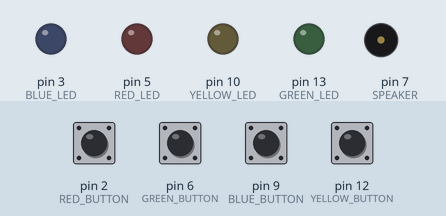
Recording of a sketch running on a simulated Arduino Uno, built with avr-gcc and run on an emulated ATmega328P. Shown: output pins drawn as LEDs (lit = HIGH), buzzer (waves = sounding). The test bench sets the inputs (shaded band); at power-on: pin 2 (RED_BUTTON), pin 6 (GREEN_BUTTON), pin 9 (BLUE_BUTTON), pin 12 (YELLOW_BUTTON) HIGH. Random numbers use the default seed unless the sketch sets one; pins used as bus, display or sensor lines are not drawn. At 5.9 s the program stops and its outputs stay as they are.

Above: at 4.8 s.
4.9 s: pin 2 (RED_BUTTON) pulled LOW for 0.15 s
At 5.7 s:
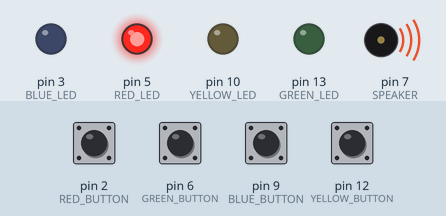
At 7.1 s:
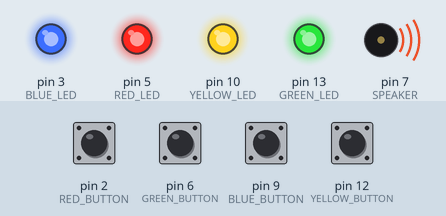
Timing chart, 0 to 7.4 s (numbered marks = the images above; inputs shaded):
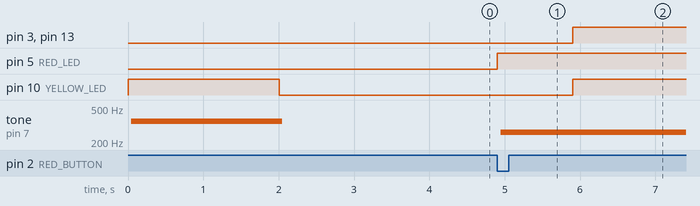

The sketch:

Simon-says.ino
```cpp
#define SPEAKER 7

#define RED_LED 5
#define GREEN_LED 13
#define BLUE_LED 3
#define YELLOW_LED 10

#define RED_BUTTON 2
#define GREEN_BUTTON 6
#define BLUE_BUTTON 9
#define YELLOW_BUTTON 12

int delayInMs = 1000;
int totalLevels = 20;
int timeBetweenLevels = 2000;
int timeBetweenLeds = 50;

void setup() {
  pinMode(SPEAKER, OUTPUT);

  pinMode(RED_LED, OUTPUT);
  pinMode(GREEN_LED, OUTPUT);
  pinMode(BLUE_LED, OUTPUT);
  pinMode(YELLOW_LED, OUTPUT);

  pinMode(RED_BUTTON, INPUT_PULLUP);
  pinMode(GREEN_BUTTON, INPUT_PULLUP);
  pinMode(BLUE_BUTTON, INPUT_PULLUP);
  pinMode(YELLOW_BUTTON, INPUT_PULLUP);
  Serial.begin(9600);
}

void loop() {
  int redLed = RED_LED;
  int greenLed = GREEN_LED;
  int blueLed = BLUE_LED;
  int yellowLed = YELLOW_LED;

  int redButton = RED_BUTTON;
  int greenButton = GREEN_BUTTON;
  int blueButton = BLUE_BUTTON;
  int yellowButton = YELLOW_BUTTON;

  char redTone = 'a';
  char blueTone = 'b';
  char greenTone = 'c';
  char yellowTone = 'd';

  int outputLedPath[totalLevels] = {0, 0, 0, 0, 0, 0, 0, 0, 0, 0, 0, 0, 0, 0, 0, 0, 0, 0, 0, 0};;

  for (int i = 0; i < totalLevels; i++)
  {
    int randLed = genRandomLed();
    outputLedPath[i] = randLed;

    for (int j = 0; j <= i; j++){
      int ledToBlink = outputLedPath[j];
      blinkLedWithNote(ledToBlink, ' ');
      delay(timeBetweenLeds);
    }

    delay(2000);
    int userInputPath[totalLevels] = {0, 0, 0, 0, 0, 0, 0, 0, 0, 0, 0, 0, 0, 0, 0, 0, 0, 0, 0, 0};
    for (int j = 0; j <= i; j++)
    {
      int userInputLed = waitForButtonPress();
      userInputPath[j] = userInputLed;
    }

    int lost = memcmp(outputLedPath, userInputPath, sizeof(outputLedPath));

    if(!lost == 0){
      digitalWrite(redLed, HIGH);
      digitalWrite(greenLed, HIGH);
      digitalWrite(blueLed, HIGH);
      digitalWrite(yellowLed, HIGH);
      while(1);
    }

    delay(timeBetweenLevels);
  }
}

int waitForButtonPress(){
  int redLed = RED_LED;
  int greenLed = GREEN_LED;
  int blueLed = BLUE_LED;
  int yellowLed = YELLOW_LED;

  int redButton = RED_BUTTON;
  int greenButton = GREEN_BUTTON;
  int blueButton = BLUE_BUTTON;
  int yellowButton = YELLOW_BUTTON;

  char redTone = 'a';
  char blueTone = 'b';
  char greenTone = 'c';
  char yellowTone = 'd';

  bool noResponse = true;
  while(noResponse){
    bool redPressed = buttonAction(redLed, redButton, redTone);
    bool greenPressed = buttonAction(greenLed, greenButton, blueTone);
    bool bluePressed = buttonAction(blueLed, blueButton, greenTone);
    bool yellowPressed = buttonAction(yellowLed, yellowButton, yellowTone);

    if (redPressed) return true;
    if (greenPressed) return true;
    if (bluePressed) return true;
    if (yellowPressed) return true;
  }
}

int genRandomLed(){
  int redLed = RED_LED;
  int greenLed = GREEN_LED;
  int blueLed = BLUE_LED;
  int yellowLed = YELLOW_LED;

  char redTone = 'a';
  char blueTone = 'b';
  char greenTone = 'c';
  char yellowTone = 'd';

  int randNum = random(1,5);

  if (randNum == 1){
    blinkLedWithNote(redLed, redTone);
    return redLed;
  }
  if (randNum == 2){
    blinkLedWithNote(blueLed, blueTone);
    return blueLed;
  }
  if (randNum == 3){
    blinkLedWithNote(greenLed, greenTone);
    return greenLed;
  }
  if (randNum == 4){
    blinkLedWithNote(yellowLed, yellowTone);
    return yellowLed;
  }
}

void playTone(int tone, int duration){
  for (long i = 0; i < duration * 1000L; i+= tone*2)
  {
    digitalWrite(SPEAKER, HIGH);
    delayMicroseconds(tone);
    digitalWrite(SPEAKER, LOW);
    delayMicroseconds(tone);
  }
}

void playNote(char note, int duration){
  char names[] = {'a', 'b', 'c', 'd', 'e', 'f', 'g', 'h'};
  int tones[] = {1915, 1700, 1519, 1432, 1275, 1136, 1014, 956};

  for (int i = 0; i < 8; i++)
  {
    if (names[i] == note){
      playTone(tones[i], duration);
    }
  }
}

void blinkLedWithNote(int led, char unusedNote){
  char redTone = 'a';
  char blueTone = 'b';
  char greenTone = 'c';
  char yellowTone = 'd';

  if (!isLed(led)){
    return;
  }

  char note = ' ';
  if (led == RED_LED){
    note = redTone;
  }
  if (led == GREEN_LED){
    note = greenTone;
  }
  if (led == BLUE_LED){
    note = blueTone;
  }
  if (led == YELLOW_LED){
    note = yellowTone;
  }

  digitalWrite(led, HIGH);
  playNote(note, delayInMs);
  digitalWrite(led, LOW);
}

bool buttonAction(int led, int button, char note){
  if (!isButton(button) || !isLed(led)){
    return false;
  }

  bool isButtonOn = true;

  while (isButtonOn){
    int buttonState = digitalRead(button);

    if (buttonState == HIGH){
      isButtonOn = false;
    }
    else{
      blinkLedWithNote(led, note);

      while(true){
        buttonState = digitalRead(button);
        if (buttonState == HIGH){
          return true;
        }
      }
    }
  }
  return false;
}

bool isLed(int led){
  if (led != RED_LED && led != GREEN_LED && led != BLUE_LED && led != YELLOW_LED){
    return false;
  }
  return true;
}

bool isButton(int button){
  if (button != RED_BUTTON && button != GREEN_BUTTON && button != BLUE_BUTTON && button != YELLOW_BUTTON){
    return false;
  }
  return true;
}
```

Measured:
- after the input at 4.9 s, pin 3 (BLUE_LED), pin 10 (YELLOW_LED), pin 13 (GREEN_LED): LOW → HIGH after 1.0 s; pin 5 (RED_LED): LOW → HIGH at once; tone on pin 7 (SPEAKER): silent → 261 Hz after 0.05 s
